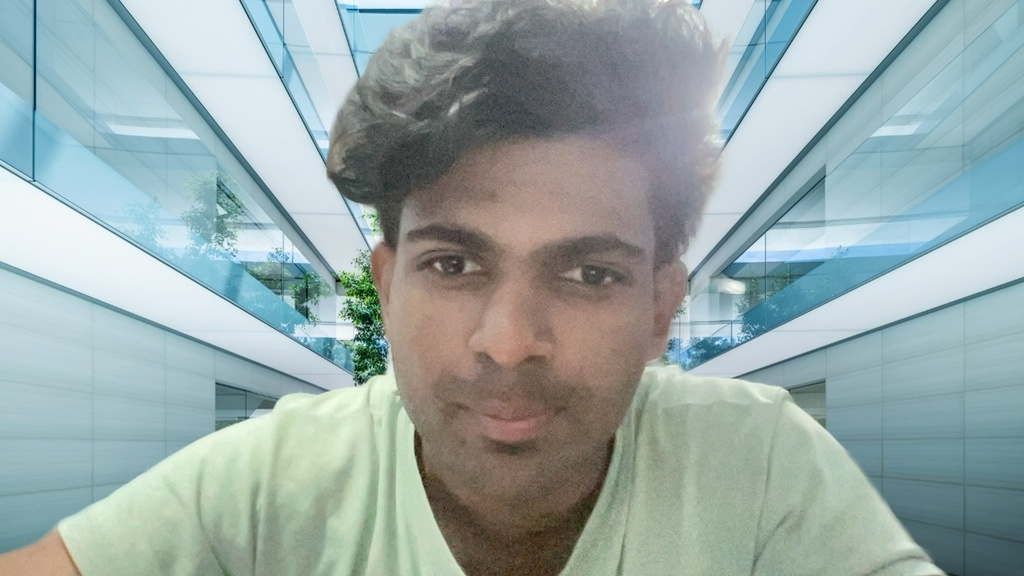
#> input picture data/faces/23AD1137/sample_1.jpg, 1024 x 576 px
$ python -i face_detection.py   (imports and definitions only)
#> lines starting #> are read from the running program, lines starting #| are printed output that depends on the picture
#> further down, picture is the input picture: shape (576, 1024, 3); mean B, G, R 168.6, 169.7, 152.9
import cv2
import numpy as np

# Load Haar Cascade Classifier for fast offline OpenCV face detection
CASCADE_PATH = cv2.data.haarcascades + 'haarcascade_frontalface_default.xml'
face_cascade = cv2.CascadeClassifier(CASCADE_PATH)

def detect_faces_opencv(frame, min_neighbors=5, scale_factor=1.1):
    """
    Detect faces using OpenCV Haar Cascade Classifier.
    Returns a list of bounding boxes [(x, y, w, h), ...].
    """
#> called with min_neighbors = 5, scale_factor = 1.1
    if frame is None:
        return []

    gray = cv2.cvtColor(frame, cv2.COLOR_BGR2GRAY) if len(frame.shape) == 3 else frame
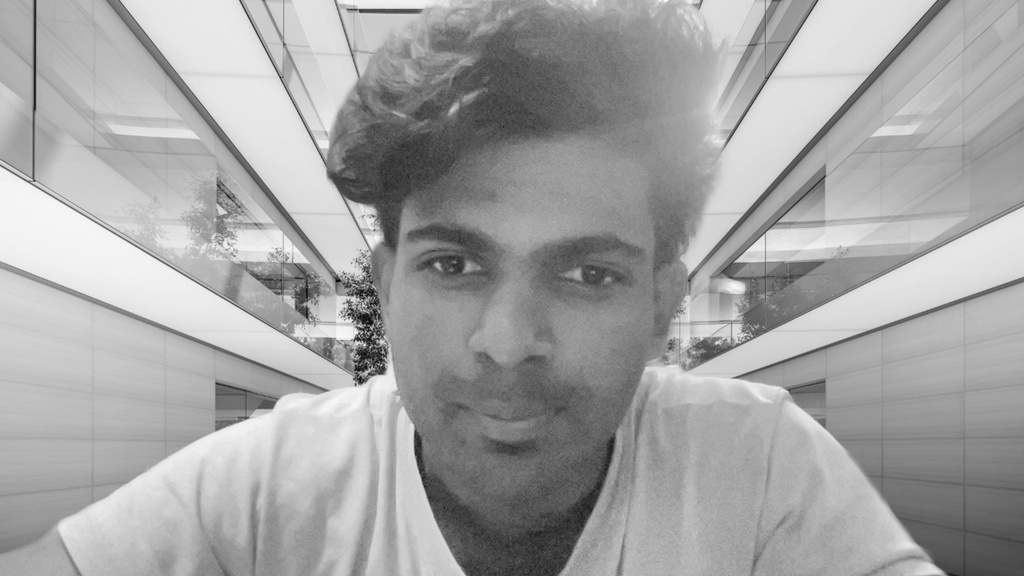
#> gray: shape (576, 1024); min 7, max 254, mean 164.5
    gray = cv2.equalizeHist(gray)
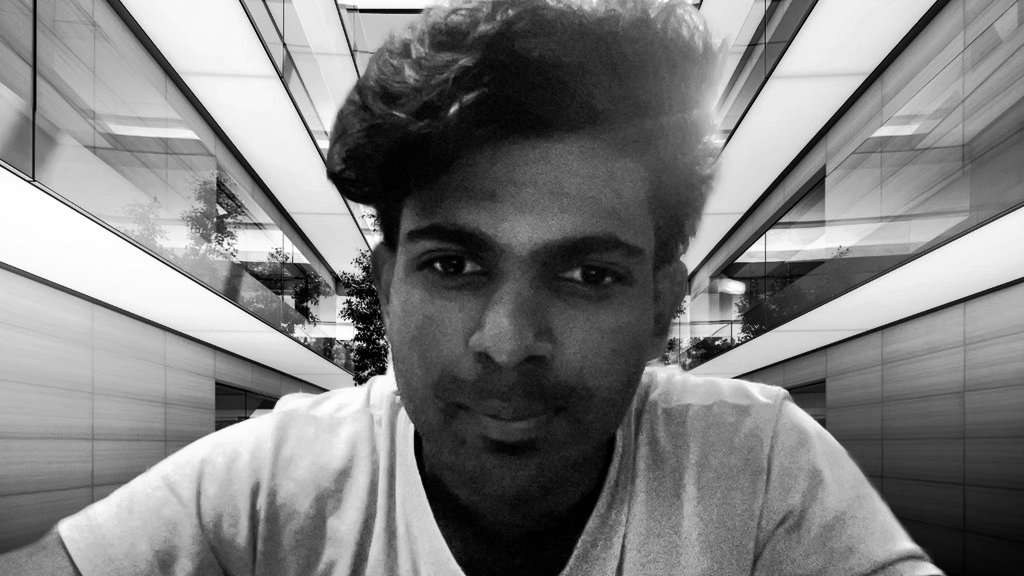
#> gray: shape (576, 1024); min 0, max 255, mean 128.4

    faces = face_cascade.detectMultiScale(
        gray,
        scaleFactor=scale_factor,
        minNeighbors=min_neighbors,
        minSize=(60, 60)
    )
#> faces = [[348, 141, 344, 344]]

    return list(faces)

# [90 lines left out: functions validate_single_face, draw_recognition_box, resize_frame, not called in this run]

>>> import cv2
>>> picture = cv2.imread('../data/faces/23AD1137/sample_1.jpg')
>>> result = detect_faces_opencv(picture)
#> result = [[348, 141, 344, 344]]
